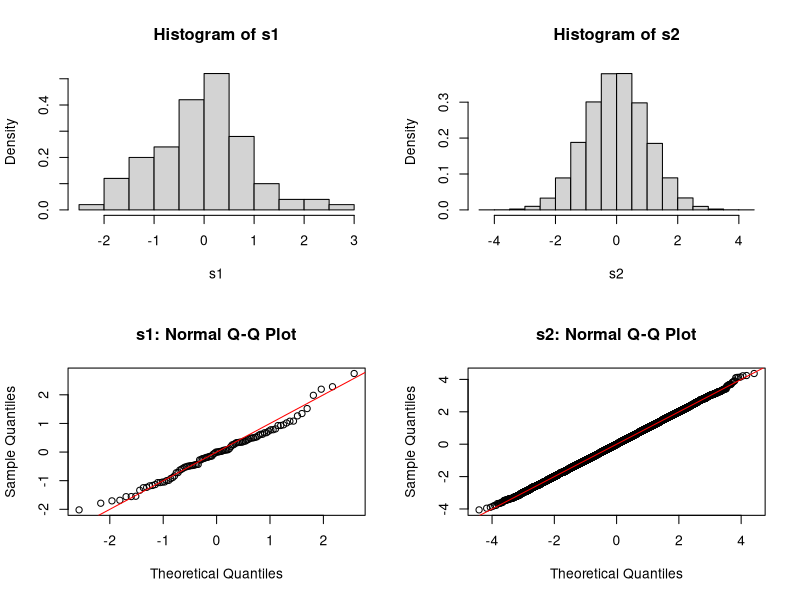
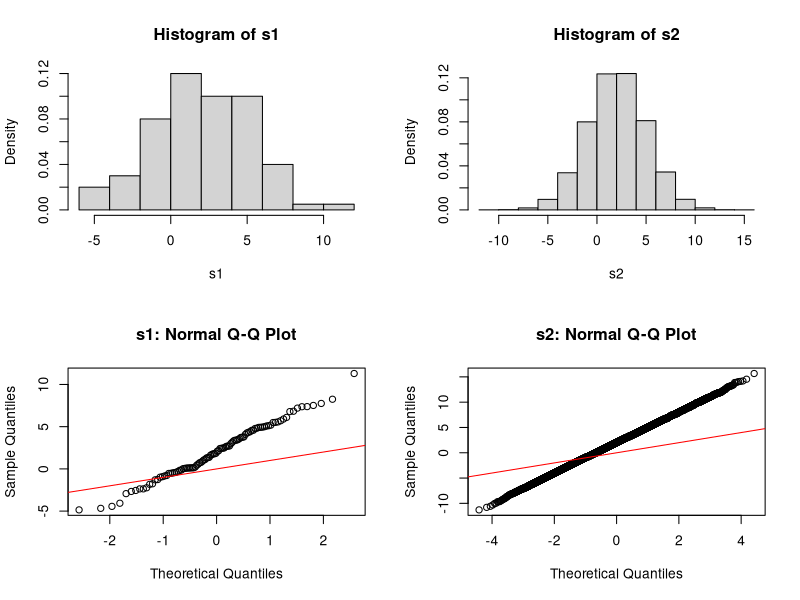
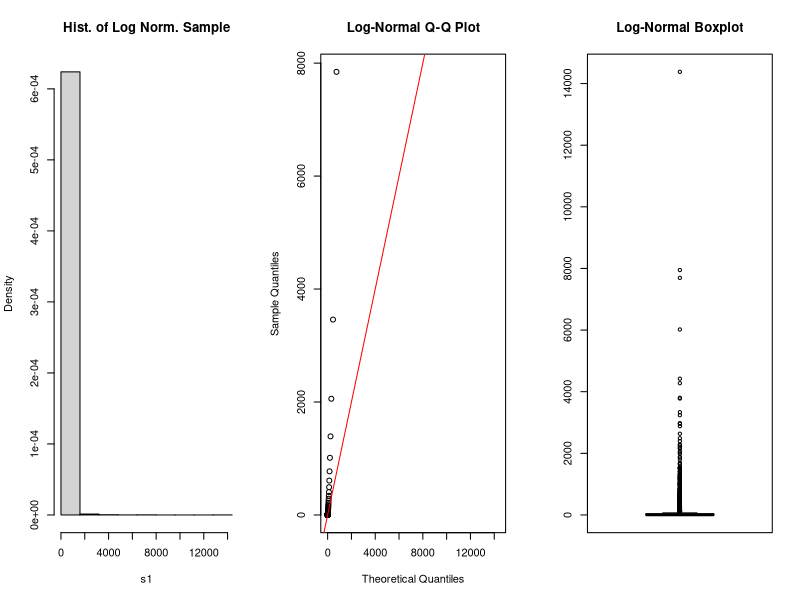
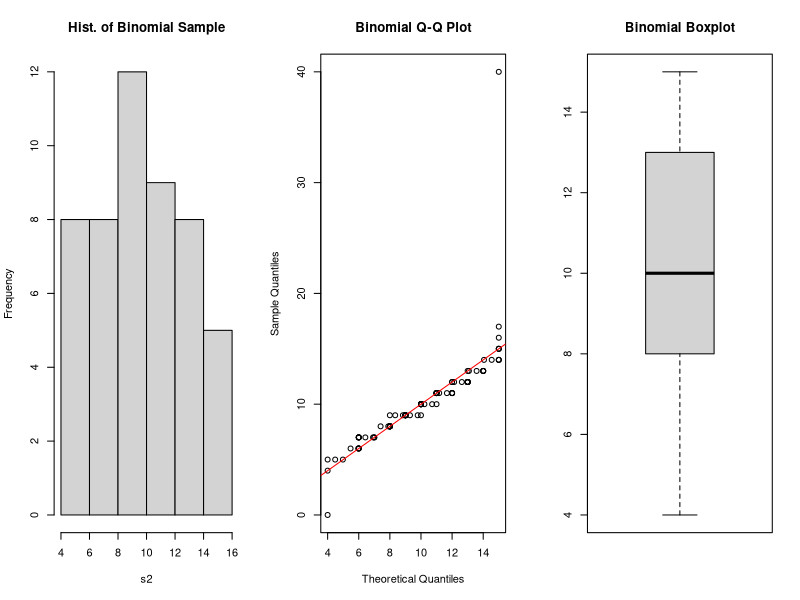
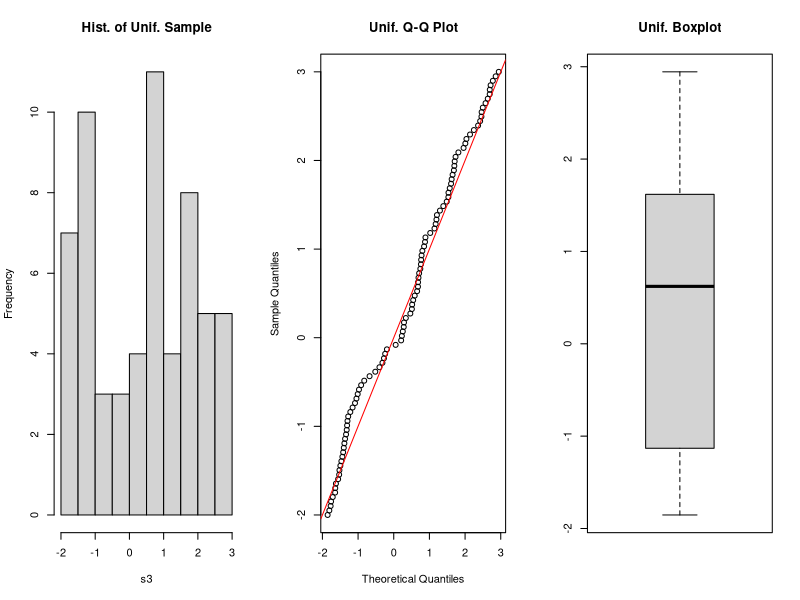
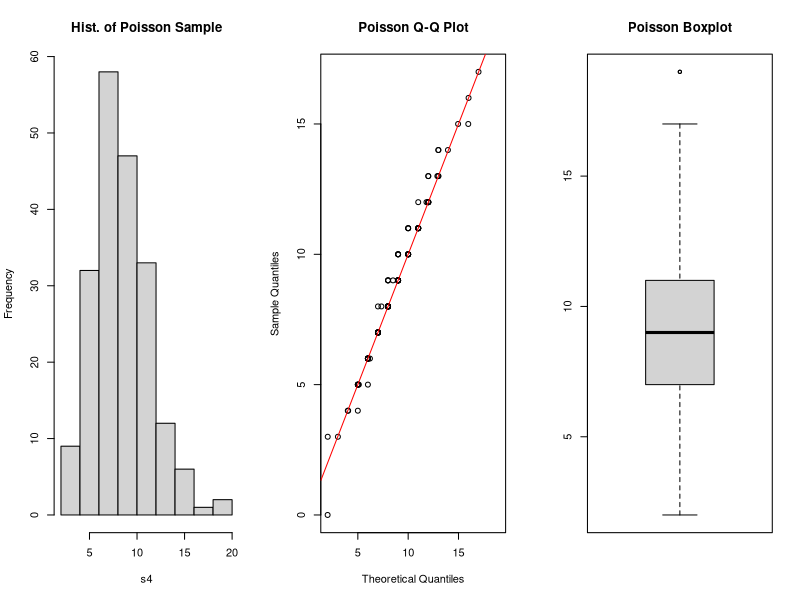

Write R code to recreate these figures, in order.
## ---- chunk 1

part1 = function(mean=0, sd=1) {
  par(mfrow=c(2,2))
  s1 = rnorm(100, mean=mean, sd=sd)
  s2 = rnorm(100000, mean=mean, sd=sd)
  
  # make histograms
  hist(s1, freq=F)
  hist(s2, freq=F)

  # make qqplots to verify samples appear to come from norm. dist.
   #dist = function(x, mean, sd) {
   #  return rnorm(x, mean=mean, sd=sd)
   #}
  
  # making qplot against std. norm. dist.
  qqnorm(s1, main="s1: Normal Q-Q Plot")
  abline(0, 1, col = 'red')
  qqnorm(s2, main="s2: Normal Q-Q Plot")
  abline(0, 1, col = 'red')
  
  prob1 = pnorm(-0.5)
  print(sprintf("prob (x < -0.5) = %.4f", prob1))
  
  prob2 = pnorm(2) - pnorm(-1)
  print(sprintf("prob (-1 < x < 2) = %.4f", prob2))
  
  # note that qnorm does the opposite:
  #  qnorm(pnorm(-0.5)) = -0.5
  
  # estimate these probabilities using data from samples:
  est1a = sum(s1 < -0.5) / length(s1)
  est1b = sum(s2 < -0.5) / length(s2)
  print(sprintf("estimate 1a: %.4f, estimate1b: %.4f", est1a, est1b))
  
  est2a = (sum(s1 < 2) - sum(s1 < -1)) / length(s1)
  est2b = (sum(s2 < 2) - sum(s2 < -1)) / length(s2)
  print(sprintf("estimate 2a: %.4f, estimate2b: %.4f", est2a, est2b))
}

part1()

# generate two samples from std. norm. dist.
## ---- chunk 2

part1(mean=2, sd=3)

qnorm(0.95, mean=2, sd=3)

# part e:
s1 = rnorm(1000)
s1 = -10 + 5 * s1
print(sprintf("mean = %.4f, stdev = %.4f", mean(s1),
sqrt(var(s1))))
## ---- chunk 3
# configure plot tiling:
par(mfrow=c(1,3))

######## log norm sample:
s1 = rlnorm(10000, meanlog=2, sdlog=2)
hist(s1, freq=F, breaks=seq(0, max(s1), length=10), main="Hist. of Log Norm. Sample")

### custom qplot:
# select quantiles
quants = seq(0,1,length=100)
ref_quants = qlnorm(quants, meanlog=2, sdlog=3) # theoretical values for each quantile 
act_quants = quantile(s1, quants) # actual values in sample
plot(act_quants, ref_quants, xlab="Theoretical Quantiles", ylab="Sample Quantiles")
abline(0, 1, col = 'red')
title(main="Log-Normal Q-Q Plot")
boxplot(s1)
title(main="Log-Normal Boxplot")


######## binomial dist:
# do 50 instances of sets of n=40 binomial trials
#   (getting the number of successes for each instance)
s2 = rbinom(50, 40, 0.25)
hist(s2, main="Hist. of Binomial Sample")

ref_quants = qbinom(quants, 40, 0.25)
act_quants = quantile(s2, quants)
plot(act_quants, ref_quants, xlab="Theoretical Quantiles", ylab="Sample Quantiles")
abline(0, 1, col = 'red')
title(main="Binomial Q-Q Plot")
boxplot(s2); title(main="Binomial Boxplot")


######## uniform dist:
s3 = runif(60, min=-2, max=3)
hist(s3, main="Hist. of Unif. Sample")

ref_quants = qunif(quants, min=-2, max=3)
act_quants = quantile(s3, quants)
plot(act_quants, ref_quants, xlab="Theoretical Quantiles", ylab="Sample Quantiles")
abline(0, 1, col = 'red')
title(main="Unif. Q-Q Plot")
boxplot(s3); title(main="Unif. Boxplot")


######## poisson dist:
s4 = rpois(200, 9)
hist(s4, main="Hist. of Poisson Sample")

ref_quants = qpois(quants, 9)
act_quants = quantile(s4, quants)
plot(act_quants, ref_quants, xlab="Theoretical Quantiles", ylab="Sample Quantiles")
abline(0, 1, col = 'red')
title(main="Poisson Q-Q Plot")
boxplot(s4); title(main="Poisson Boxplot")
